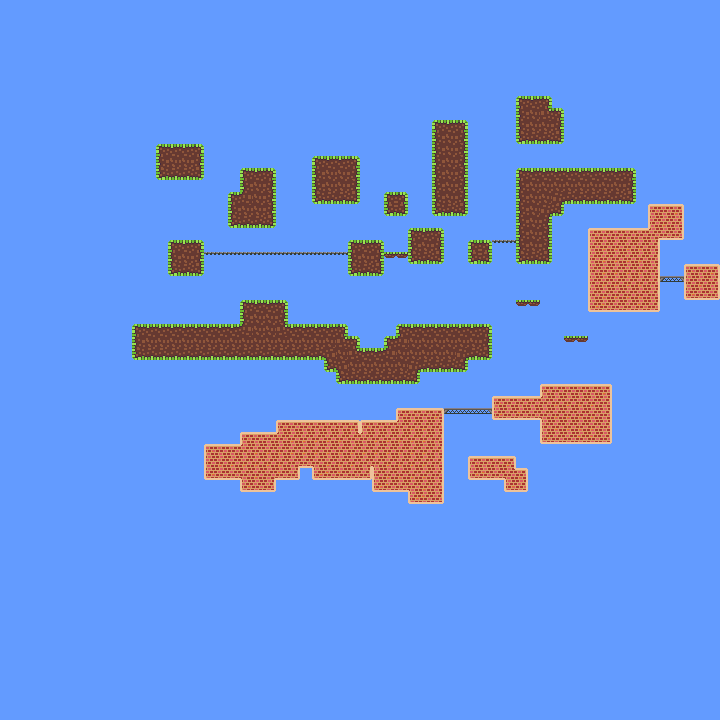

This is a level from a 2D game, rendered from its Tiled map with the project's own tilesets. A one-line summary and the map file follow, with tile-layer data summarised:
An orthogonal 60x60 tile map with 12x12 px tiles, 2 tile layers (tiles_collision, tiles_bg) and 5 objects (3x collectable, player, save).

<map version="1.2" tiledversion="1.3.1" orientation="orthogonal" renderorder="right-down" compressionlevel="0" width="60" height="60" tilewidth="12" tileheight="12" infinite="0" backgroundcolor="#639bff" nextlayerid="6" nextobjectid="14">
 <tileset firstgid="1" source="tiles12x12.tsx" />
 <layer id="1" name="tiles_collision" width="60" height="60">
  <properties>
   <property name="tileset" value="tiles12x12.png" />
  </properties>
  <data>[3600 cells, 517 non-empty, 37 distinct tile ids]</data>
 </layer>
 <layer id="2" name="tiles_bg" width="60" height="60">
  <properties>
   <property name="tileset" value="tiles12x12.png" />
  </properties>
  <data>[3600 cells, 0 non-empty, 0 distinct tile ids]</data>
 </layer>
 <objectgroup id="4" name="entities">
  <object id="2" type="player" x="184.881" y="226.739">
   <point />
  </object>
  <object id="10" type="save" x="432" y="300" width="24" height="24" />
  <object id="11" type="collectable" x="288" y="420">
   <properties>
    <property name="collectableType" value="DoubleJump" />
   </properties>
   <point />
  </object>
  <object id="12" type="collectable" x="396" y="192">
   <properties>
    <property name="collectableType" value="WallClimb" />
   </properties>
   <point />
  </object>
  <object id="13" type="collectable" x="588" y="168">
   <properties>
    <property name="collectableType" value="WallJump" />
   </properties>
   <point />
  </object>
 </objectgroup>
</map>
